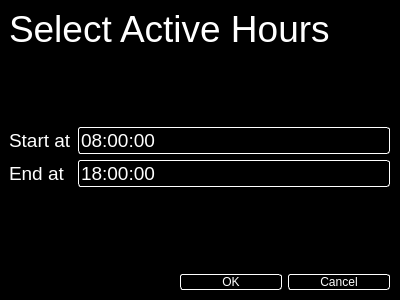
<?xml version="1.0" encoding="UTF-8"?>
<ui version="4.0">
 <class>activeHoursPicker</class>
 <widget class="QDialog" name="activeHoursPicker">
  <property name="geometry">
   <rect>
    <x>0</x>
    <y>0</y>
    <width>400</width>
    <height>300</height>
   </rect>
  </property>
  <property name="windowTitle">
   <string>Time Picker</string>
  </property>
  <property name="styleSheet">
   <string notr="true">background-color:black</string>
  </property>
  <widget class="QWidget" name="verticalLayoutWidget">
   <property name="geometry">
    <rect>
     <x>9</x>
     <y>9</y>
     <width>381</width>
     <height>281</height>
    </rect>
   </property>
   <layout class="QVBoxLayout" name="activeHoursPickerVerticalLayout">
    <item>
     <widget class="QLabel" name="activeHoursPickerLabel">
      <property name="minimumSize">
       <size>
        <width>0</width>
        <height>30</height>
       </size>
      </property>
      <property name="maximumSize">
       <size>
        <width>16777215</width>
        <height>20</height>
       </size>
      </property>
      <property name="font">
       <font>
        <pointsize>28</pointsize>
       </font>
      </property>
      <property name="styleSheet">
       <string notr="true">color:white</string>
      </property>
      <property name="text">
       <string>Select Active Hours</string>
      </property>
     </widget>
    </item>
    <item>
     <spacer name="verticalSpacer_2">
      <property name="orientation">
       <enum>Qt::Vertical</enum>
      </property>
      <property name="sizeHint" stdset="0">
       <size>
        <width>20</width>
        <height>40</height>
       </size>
      </property>
     </spacer>
    </item>
    <item>
     <layout class="QFormLayout" name="formLayout">
      <item row="0" column="0">
       <widget class="QLabel" name="startTimeLabel">
        <property name="font">
         <font>
          <pointsize>14</pointsize>
         </font>
        </property>
        <property name="styleSheet">
         <string notr="true">color:white</string>
        </property>
        <property name="text">
         <string>Start at</string>
        </property>
       </widget>
      </item>
      <item row="0" column="1">
       <layout class="QHBoxLayout" name="horizontalLayout">
        <item>
         <widget class="QTimeEdit" name="startTimeEdit">
          <property name="font">
           <font>
            <pointsize>14</pointsize>
           </font>
          </property>
          <property name="styleSheet">
           <string notr="true">color:white; border-color:white;border-width: 1px; border-radius:3px;border-style: outset;text-size:14px;</string>
          </property>
          <property name="time">
           <time>
            <hour>8</hour>
            <minute>0</minute>
            <second>0</second>
           </time>
          </property>
         </widget>
        </item>
       </layout>
      </item>
      <item row="1" column="0">
       <widget class="QLabel" name="endTimeLabel">
        <property name="font">
         <font>
          <pointsize>14</pointsize>
         </font>
        </property>
        <property name="styleSheet">
         <string notr="true">color:white</string>
        </property>
        <property name="text">
         <string>End at</string>
        </property>
       </widget>
      </item>
      <item row="1" column="1">
       <layout class="QHBoxLayout" name="horizontalLayout_2">
        <item>
         <widget class="QTimeEdit" name="endTimeEdit">
          <property name="font">
           <font>
            <pointsize>14</pointsize>
           </font>
          </property>
          <property name="styleSheet">
           <string notr="true">color:white; border-color:white;border-width: 1px; border-radius:3px;border-style: outset;text-size:14px;</string>
          </property>
          <property name="time">
           <time>
            <hour>18</hour>
            <minute>0</minute>
            <second>0</second>
           </time>
          </property>
         </widget>
        </item>
       </layout>
      </item>
     </layout>
    </item>
    <item>
     <spacer name="verticalSpacer">
      <property name="orientation">
       <enum>Qt::Vertical</enum>
      </property>
      <property name="sizeHint" stdset="0">
       <size>
        <width>20</width>
        <height>40</height>
       </size>
      </property>
     </spacer>
    </item>
    <item>
     <widget class="QDialogButtonBox" name="activeHoursPickerButtonBox">
      <property name="minimumSize">
       <size>
        <width>102</width>
        <height>0</height>
       </size>
      </property>
      <property name="font">
       <font>
        <pointsize>14</pointsize>
       </font>
      </property>
      <property name="styleSheet">
       <string notr="true">color: white; background-color: black; border-color:white;border-width: 1px; border-radius:3px;border-style: outset;min-width: 100px;min-height=25px;
</string>
      </property>
      <property name="orientation">
       <enum>Qt::Horizontal</enum>
      </property>
      <property name="standardButtons">
       <set>QDialogButtonBox::Cancel|QDialogButtonBox::Ok</set>
      </property>
      <property name="centerButtons">
       <bool>false</bool>
      </property>
     </widget>
    </item>
   </layout>
  </widget>
 </widget>
 <resources/>
 <connections>
  <connection>
   <sender>activeHoursPickerButtonBox</sender>
   <signal>accepted()</signal>
   <receiver>activeHoursPicker</receiver>
   <slot>accept()</slot>
   <hints>
    <hint type="sourcelabel">
     <x>248</x>
     <y>254</y>
    </hint>
    <hint type="destinationlabel">
     <x>157</x>
     <y>274</y>
    </hint>
   </hints>
  </connection>
  <connection>
   <sender>activeHoursPickerButtonBox</sender>
   <signal>rejected()</signal>
   <receiver>activeHoursPicker</receiver>
   <slot>reject()</slot>
   <hints>
    <hint type="sourcelabel">
     <x>316</x>
     <y>260</y>
    </hint>
    <hint type="destinationlabel">
     <x>286</x>
     <y>274</y>
    </hint>
   </hints>
  </connection>
 </connections>
</ui>
